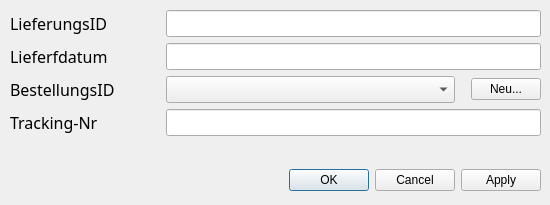
<?xml version="1.0" encoding="UTF-8"?>
<ui version="4.0">
 <class>DBOp_Lieferung</class>
 <widget class="QDialog" name="DBOp_Lieferung">
  <property name="geometry">
   <rect>
    <x>0</x>
    <y>0</y>
    <width>550</width>
    <height>205</height>
   </rect>
  </property>
  <property name="windowTitle">
   <string>Lieferung</string>
  </property>
  <widget class="QWidget" name="">
   <property name="geometry">
    <rect>
     <x>10</x>
     <y>10</y>
     <width>531</width>
     <height>181</height>
    </rect>
   </property>
   <layout class="QVBoxLayout" name="verticalLayout">
    <item>
     <layout class="QFormLayout" name="formLayout">
      <item row="0" column="0">
       <widget class="QLabel" name="labelLieferungsID">
        <property name="font">
         <font>
          <family>Sans Serif</family>
          <pointsize>12</pointsize>
         </font>
        </property>
        <property name="text">
         <string>LieferungsID</string>
        </property>
       </widget>
      </item>
      <item row="0" column="1">
       <widget class="QLineEdit" name="lineLieferungsID">
        <property name="minimumSize">
         <size>
          <width>200</width>
          <height>27</height>
         </size>
        </property>
       </widget>
      </item>
      <item row="1" column="0">
       <widget class="QLabel" name="labelLieferdatum">
        <property name="minimumSize">
         <size>
          <width>150</width>
          <height>0</height>
         </size>
        </property>
        <property name="font">
         <font>
          <family>Sans Serif</family>
          <pointsize>12</pointsize>
         </font>
        </property>
        <property name="text">
         <string>Lieferfdatum</string>
        </property>
       </widget>
      </item>
      <item row="1" column="1">
       <widget class="QLineEdit" name="lineLieferdatum">
        <property name="minimumSize">
         <size>
          <width>200</width>
          <height>27</height>
         </size>
        </property>
       </widget>
      </item>
      <item row="2" column="0">
       <widget class="QLabel" name="labelBestellungsID">
        <property name="font">
         <font>
          <family>Sans Serif</family>
          <pointsize>12</pointsize>
         </font>
        </property>
        <property name="text">
         <string>BestellungsID</string>
        </property>
       </widget>
      </item>
      <item row="2" column="1">
       <layout class="QHBoxLayout" name="horizontalLayout">
        <item>
         <widget class="QComboBox" name="comboBestellungsID">
          <property name="minimumSize">
           <size>
            <width>120</width>
            <height>27</height>
           </size>
          </property>
         </widget>
        </item>
        <item>
         <spacer name="horizontalSpacer">
          <property name="orientation">
           <enum>Qt::Horizontal</enum>
          </property>
          <property name="sizeType">
           <enum>QSizePolicy::Fixed</enum>
          </property>
          <property name="sizeHint" stdset="0">
           <size>
            <width>10</width>
            <height>20</height>
           </size>
          </property>
         </spacer>
        </item>
        <item>
         <widget class="QPushButton" name="pushNeuB">
          <property name="maximumSize">
           <size>
            <width>70</width>
            <height>16777215</height>
           </size>
          </property>
          <property name="text">
           <string>Neu...</string>
          </property>
         </widget>
        </item>
       </layout>
      </item>
      <item row="3" column="0">
       <widget class="QLabel" name="labelTrackingNr">
        <property name="font">
         <font>
          <family>Sans Serif</family>
          <pointsize>12</pointsize>
         </font>
        </property>
        <property name="text">
         <string>Tracking-Nr</string>
        </property>
       </widget>
      </item>
      <item row="3" column="1">
       <widget class="QLineEdit" name="lineTrackingNr">
        <property name="minimumSize">
         <size>
          <width>200</width>
          <height>27</height>
         </size>
        </property>
       </widget>
      </item>
     </layout>
    </item>
    <item>
     <spacer name="verticalSpacer">
      <property name="orientation">
       <enum>Qt::Vertical</enum>
      </property>
      <property name="sizeHint" stdset="0">
       <size>
        <width>20</width>
        <height>40</height>
       </size>
      </property>
     </spacer>
    </item>
    <item>
     <widget class="QDialogButtonBox" name="buttonBox">
      <property name="orientation">
       <enum>Qt::Horizontal</enum>
      </property>
      <property name="standardButtons">
       <set>QDialogButtonBox::Apply|QDialogButtonBox::Cancel|QDialogButtonBox::Ok</set>
      </property>
     </widget>
    </item>
   </layout>
  </widget>
 </widget>
 <resources/>
 <connections>
  <connection>
   <sender>buttonBox</sender>
   <signal>accepted()</signal>
   <receiver>DBOp_Lieferung</receiver>
   <slot>accept()</slot>
   <hints>
    <hint type="sourcelabel">
     <x>248</x>
     <y>254</y>
    </hint>
    <hint type="destinationlabel">
     <x>157</x>
     <y>274</y>
    </hint>
   </hints>
  </connection>
  <connection>
   <sender>buttonBox</sender>
   <signal>rejected()</signal>
   <receiver>DBOp_Lieferung</receiver>
   <slot>reject()</slot>
   <hints>
    <hint type="sourcelabel">
     <x>316</x>
     <y>260</y>
    </hint>
    <hint type="destinationlabel">
     <x>286</x>
     <y>274</y>
    </hint>
   </hints>
  </connection>
 </connections>
</ui>
